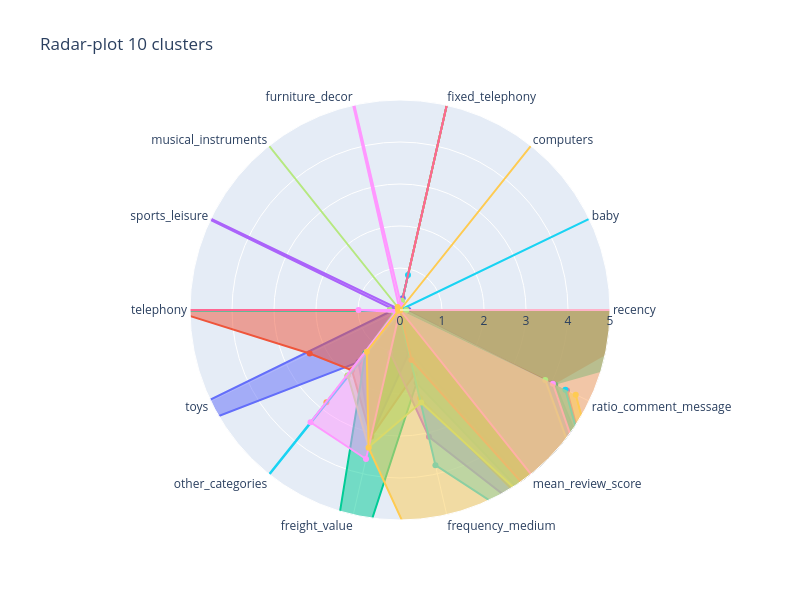

Notebook code cell kept with this figure:
### Code cell
plot_clusters_radar(centroid_normalized_10)

### Figure 1 — Plotly figure (JSON) as saved in the notebook; plotly's stock layout.template omitted (floating-point values rounded to 4 significant figures)
{"data": [{"fill": "toself", "name": "Cluster 0", "r": [0.1988, 0, 0, 0.2845, 1.388e-17, 0, 0, 0.1611, 10, 1.584, 3.071, 1.009, 9.715, 4.016], "theta": ["recency", "baby", "computers", "fixed_telephony", "furniture_decor", "musical_instruments", "sports_leisure", "telephony", "toys", "other_categories", "freight_value", "frequency_medium", "mean_review_score", "ratio_comment_message"], "type": "scatterpolar"}, {"fill": "toself", "name": "Cluster 1", "r": [6.767, 0, 0, 5.782, 1.388e-17, 0, 5.551e-17, 5.457, 2.387, 1.836, 3.098, 1.563, 0, 4.08], "theta": ["recency", "baby", "computers", "fixed_telephony", "furniture_decor", "musical_instruments", "sports_leisure", "telephony", "toys", "other_categories", "freight_value", "frequency_medium", "mean_review_score", "ratio_comment_message"], "type": "scatterpolar"}, {"fill": "toself", "name": "Cluster 2", "r": [10, 0, 0, 10, 1.388e-17, 0, 5.551e-17, 10, 0.04555, 1.319, 10.0, 1.778, 9.927, 4.103], "theta": ["recency", "baby", "computers", "fixed_telephony", "furniture_decor", "musical_instruments", "sports_leisure", "telephony", "toys", "other_categories", "freight_value", "frequency_medium", "mean_review_score", "ratio_comment_message"], "type": "scatterpolar"}, {"fill": "toself", "name": "Cluster 3", "r": [0.1362, 0, 0, 0.03689, 1.388e-17, 0.02169, 10, 0.1189, 0.0822, 0, 1.041, 3.098, 8.347, 4.413], "theta": ["recency", "baby", "computers", "fixed_telephony", "furniture_decor", "musical_instruments", "sports_leisure", "telephony", "toys", "other_categories", "freight_value", "frequency_medium", "mean_review_score", "ratio_comment_message"], "type": "scatterpolar"}, {"fill": "toself", "name": "Cluster 4", "r": [7.541, 3.469e-18, 0, 6.687, 1.388e-17, 0, 1.11e-16, 6.356, 0.004994, 2.81, 0, 2.154, 9.99, 10], "theta": ["recency", "baby", "computers", "fixed_telephony", "furniture_decor", "musical_instruments", "sports_leisure", "telephony", "toys", "other_categories", "freight_value", "frequency_medium", "mean_review_score", "ratio_comment_message"], "type": "scatterpolar"}, {"fill": "toself", "name": "Cluster 5", "r": [0, 10, 0, 0.8552, 1.388e-17, 0, 0, 0, 0, 10, 0.05581, 3.79, 8.38, 4.37], "theta": ["recency", "baby", "computers", "fixed_telephony", "furniture_decor", "musical_instruments", "sports_leisure", "telephony", "toys", "other_categories", "freight_value", "frequency_medium", "mean_review_score", "ratio_comment_message"], "type": "scatterpolar"}, {"fill": "toself", "name": "Cluster 6", "r": [9.015, 0, 0, 7.373, 1.388e-17, 0, 5.551e-17, 7.429, 0.0004235, 2.005, 8.882e-16, 1.222, 10.0, 0], "theta": ["recency", "baby", "computers", "fixed_telephony", "furniture_decor", "musical_instruments", "sports_leisure", "telephony", "toys", "other_categories", "freight_value", "frequency_medium", "mean_review_score", "ratio_comment_message"], "type": "scatterpolar"}, {"fill": "toself", "name": "Cluster 7", "r": [0.1507, 0, 0, 0.2244, 0, 10, 5.551e-17, 0.2467, 0.1476, 1.995, 3.346, 2.26, 8.358, 3.839], "theta": ["recency", "baby", "computers", "fixed_telephony", "furniture_decor", "musical_instruments", "sports_leisure", "telephony", "toys", "other_categories", "freight_value", "frequency_medium", "mean_review_score", "ratio_comment_message"], "type": "scatterpolar"}, {"fill": "toself", "name": "Cluster 8", "r": [0, 0, 0, 0.1227, 10, 0.01603, 0.01603, 0.9886, 0.1106, 3.417, 3.638, 0, 8.518, 4.041], "theta": ["recency", "baby", "computers", "fixed_telephony", "furniture_decor", "musical_instruments", "sports_leisure", "telephony", "toys", "other_categories", "freight_value", "frequency_medium", "mean_review_score", "ratio_comment_message"], "type": "scatterpolar"}, {"fill": "toself", "name": "Cluster 9", "r": [0, 3.469e-18, 10, 0, 1.388e-17, 0.09217, 0.04608, 0, 0.04633, 1.268, 3.364, 10, 8.789, 4.645], "theta": ["recency", "baby", "computers", "fixed_telephony", "furniture_decor", "musical_instruments", "sports_leisure", "telephony", "toys", "other_categories", "freight_value", "frequency_medium", "mean_review_score", "ratio_comment_message"], "type": "scatterpolar"}], "layout": {"height": 600, "polar": {"radialaxis": {"range": [0, 5], "visible": true}}, "showlegend": false, "title": {"text": "Radar-plot 10 clusters"}, "width": 800}}
